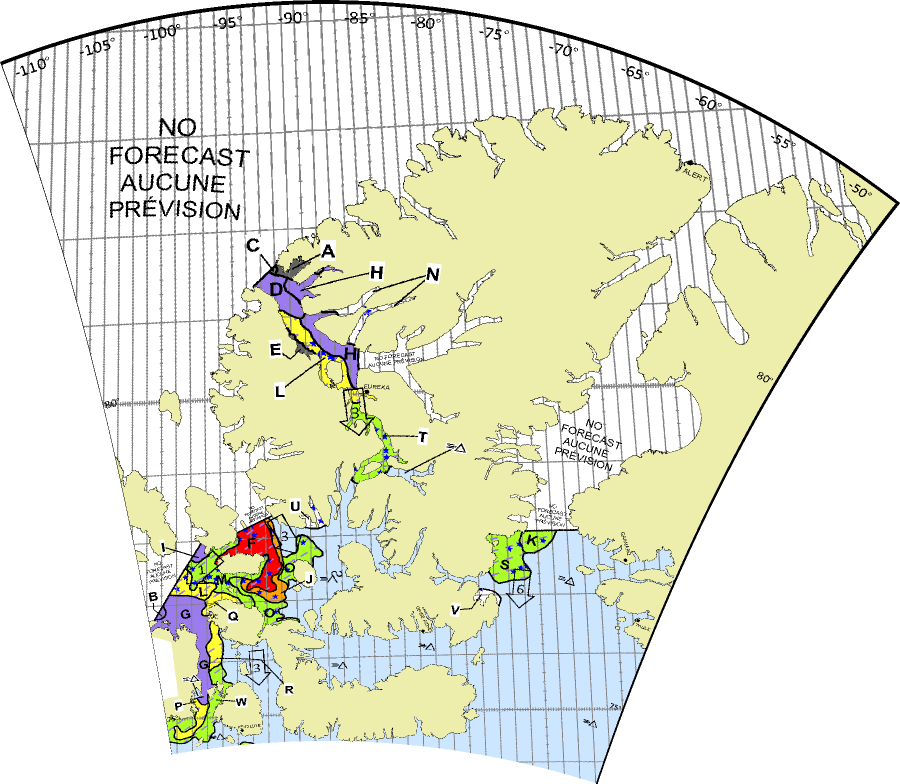
#> input picture AMUNDSEN/dashboard/ice_assets/eureka-daily-raster-2026-09-14.png, 1800 x 1567 px (shown at 1/2 size)
$ python -i ice-texture.py   (imports and definitions only)
#> lines starting #> are read from the running program, lines starting #| are printed output that depends on the picture
#> further down, picture is the input picture: PIL image 1800x1567 RGBA; mean R, G, B, A 147.9, 149.4, 131, 171.6
"""Offline native-resolution sea-ROI tiles and exploratory texture embedding."""
import argparse
import base64
import io
import json
from pathlib import Path

import numpy as np
from PIL import Image, ImageOps
from scipy.ndimage import gaussian_filter, sobel
from sklearn.cluster import KMeans
from sklearn.manifold import TSNE
from sklearn.preprocessing import StandardScaler


def texture(image):
    """Contrast-normalized spatial features; no RGB or mean brightness."""
    a = np.asarray(image.convert('L'), dtype=float) / 255
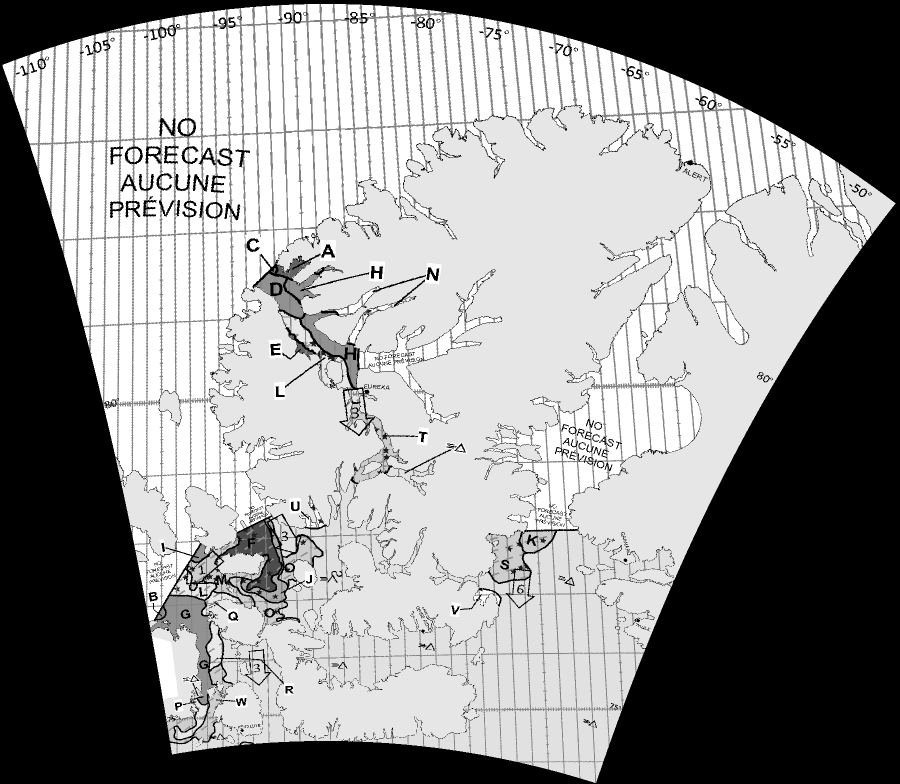
#> a: shape (1567, 1800) float64 (shown at 1/2 size); min 0, max 1, mean 0.575
    a = (a-a.mean()) / max(a.std(), .02)
    features = []
    for scale in (0, 1, 2, 4, 8):
        b = gaussian_filter(a, scale) if scale else a
        gx, gy = sobel(b, axis=1)/8, sobel(b, axis=0)/8
        mag = np.hypot(gx, gy)
        features.extend(np.quantile(mag, [.25,.5,.75,.9,.99]))
        features.append(b.std())
        hist, _ = np.histogram(np.arctan2(gy,gx), bins=8, range=(-np.pi,np.pi), weights=mag)
        features.extend(hist / max(hist.sum(), 1e-8))
#> this loop made 5 passes
#> pass 1, in texture, `mag = np.hypot(gx, gy)`:
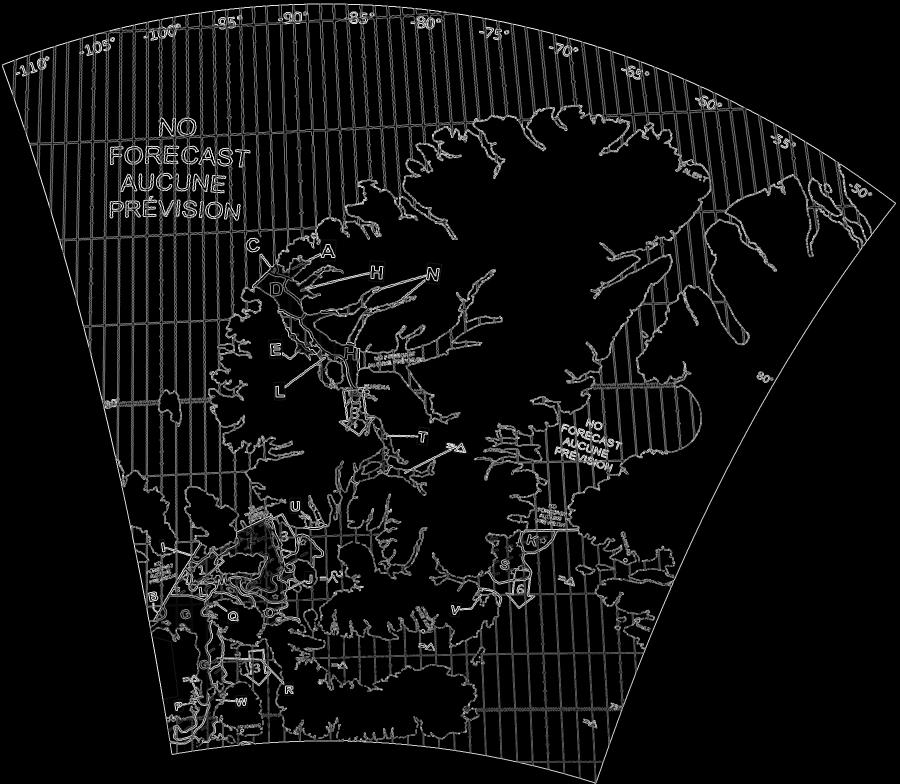
#> mag: shape (1567, 1800) float64 (shown at 1/2 size); min 0, max 1.26, mean 0.0755; drawn with min black and max white
#> after the loop:
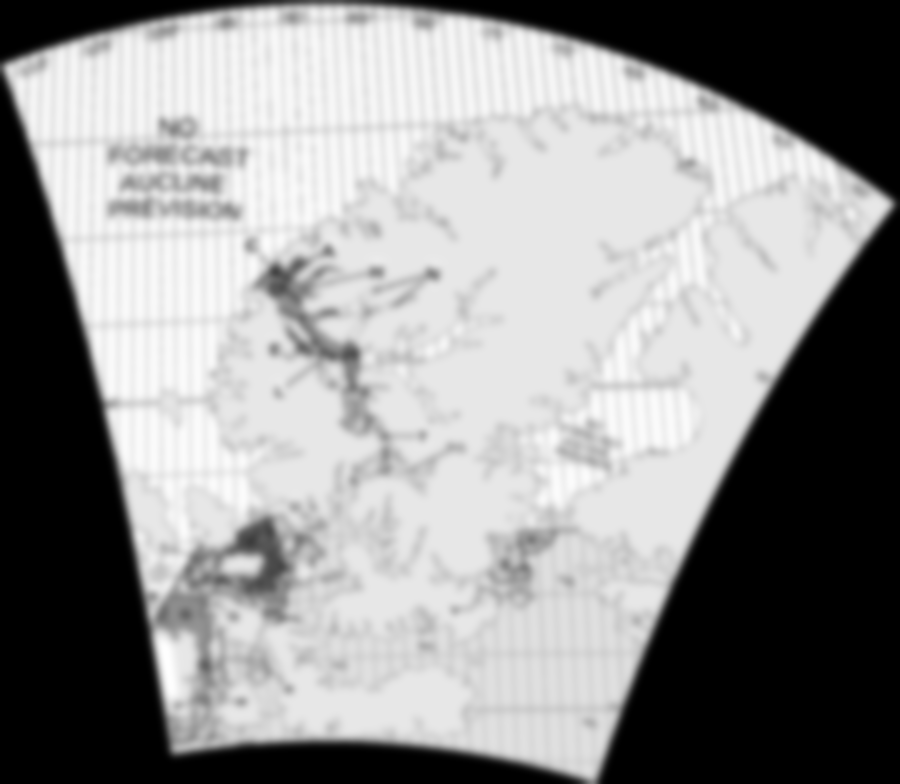
#> b: shape (1567, 1800) float64 (shown at 1/2 size); min -1.29, max 0.936, mean -2.07e-16; drawn with min black and max white
#> after the loop:
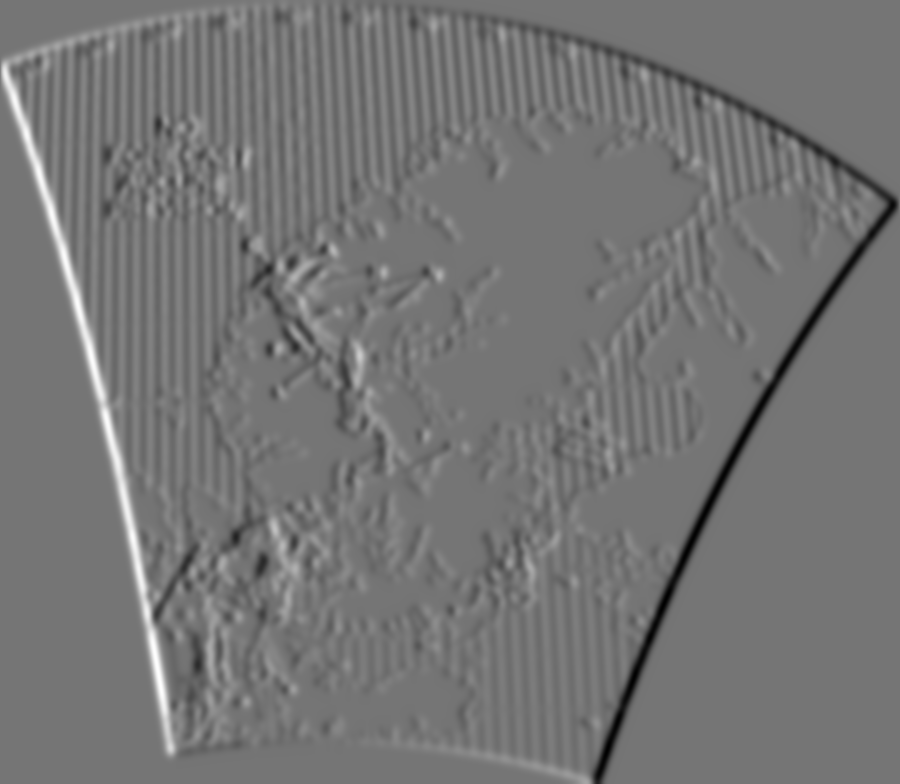
#> gx: shape (1567, 1800) float64 (shown at 1/2 size); min -0.0934, max 0.11, mean -6.01e-06; drawn with min black and max white
#> after the loop:
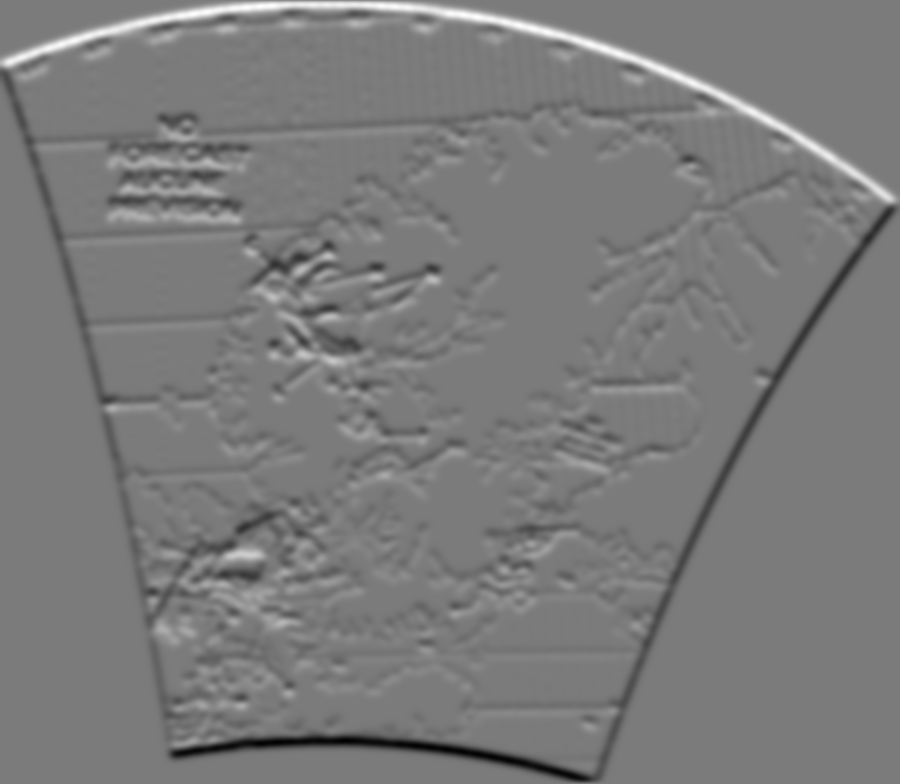
#> gy: shape (1567, 1800) float64 (shown at 1/2 size); min -0.0983, max 0.105, mean -3.83e-05; drawn with min black and max white
#> after the loop:
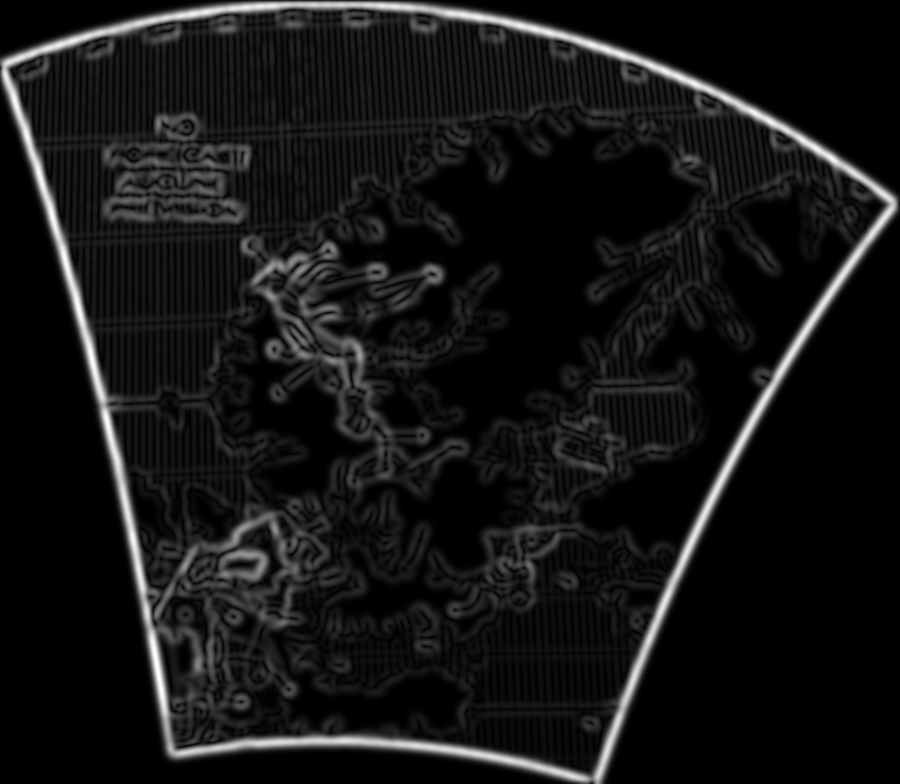
#> mag: shape (1567, 1800) float64 (shown at 1/2 size); min 0, max 0.112, mean 0.00913; drawn with min black and max white
#> after the loop, features = 70 values, max 1.08 at index 4, min 0 at index 0, mean 0.184
    for lag in (1,2,4,8,16):
        features.extend([np.mean((a[:,lag:]-a[:,:-lag])**2),
                         np.mean((a[lag:]-a[:-lag])**2)])
#> after the loop, features = 80 values, max 1.08 at index 4, min 0 at index 0, mean 0.188
    return features


# [4 lines left out: function jpeg, not called in this run]


def brightness(image):
    a = np.asarray(image.convert('L'), dtype=float)/255
    return [float(a.mean()),float(a.std()),*np.quantile(a,[.05,.25,.5,.75,.95]).tolist()]


# [116 lines left out: functions main, add_originals, write_report, not called in this run]


TEMPLATE = '''<!doctype html><meta charset="utf-8"><meta name="viewport" content="width=device-width">
<title>Ice texture explorer</title><style>
body{font:16px system-ui;margin:20px;background:#17212b;color:#eee}button,select,input{font:inherit;margin:5px;padding:6px}
canvas{width:100%;max-width:900px;background:#fff;touch-action:manipulation}img{max-width:100%}.tiles{display:flex;flex-wrap:wrap;gap:8px}
.tile{width:110px;font-size:12px;cursor:pointer}.tile img{width:100px}.tile.selected{outline:3px solid #ffcc33;outline-offset:2px}#detail{padding:12px;background:#293846}article{display:inline-block;width:320px;margin:8px}a{color:#9de}
</style><h1>Ice texture explorer</h1>
<p>Native-pixel tiles from sea crops. Partial edge tiles omitted. All five reference scenes included.
Leg sampling adds two time-spaced scenes per day and caps tiles per scene. The reused crop needs review for ship, sky, land and poor visibility; no automatic quality exclusions.</p>
<p>t-SNE is a similarity visualization, not a concentration estimate. Groups use k-means on standardized texture features, <b>not on t-SNE coordinates</b>.
Texture uses contrast-normalized gradients, scale statistics and spatial differences. Optional brightness uses mean, spread and quantiles.
Both can reflect glare, exposure, perspective and camera artifacts. <span id="settings"></span>
Spacing, island size and group numbers have no physical meaning. Seed 42; groups are exploratory.</p>
<label>Colour by <select id="colour"><option value="brightness">Brightness</option><option value="cluster">Texture group</option><option value="scene">Source scene</option></select></label>
<label>Show <select id="filter"><option value="all">All groups</option></select></label>
<label>Previous label <select id="prior"><option value="all">All previous groups</option></select></label>
<canvas id="plot" width="900" height="600"></canvas><div id="hover" style="display:none;position:fixed;pointer-events:none;background:#17212b;color:white;padding:8px;border:1px solid #aaa;z-index:10;width:170px"></div><div id="detail">Hover for a tile preview; click a point or tile for the full source image.</div>
<p><label>Group name <input id="name" placeholder="Select a group first"></label><button id="save">Assign name</button><button id="export">Download labels</button>
Names and individual labels stay in this page until exported; reload clears unsaved edits.</p><p>Browse tiles with ←/→ (previous/next), ↑/↓ (one library row), Home/End (first/last). X toggles ice on the selected tile. Keys follow the active filters and do not interrupt typing. <span id="position" aria-live="polite"></span><button id="markice">Toggle selected ice (X)</button><button id="clearlabel">Clear selected tile label</button></p><div id="tiles" class="tiles"></div><h2>Source crops</h2><div id="scenes"></div>
<script>const data=DATA_HERE, names={...(data.group_names||{})}, palette=['#e6194b','#3cb44b','#4363d8','#f58231','#911eb4','#008b8b','#b27800','#666666','#d050a0','#668000'];
const by=id=>document.getElementById(id), c=by('plot'),ctx=c.getContext('2d');
let selectedId=null;
by('settings').textContent='Brightness block weight: '+(data.brightness_weight||0)+'. Previous labels are retained per tile, not assigned to new groups.';
for(const [group,label] of Object.entries(data.previous_group_names||{})){let o=document.createElement('option');o.value=group;o.textContent=group+': '+label;by('prior').append(o)}
for(let i=0;i<data.clusters;i++){let o=document.createElement('option');o.value=i;o.textContent='Group '+i+(names[i]?' · '+names[i]:'');by('filter').append(o)}
const xs=data.tiles.map(t=>t.x),ys=data.tiles.map(t=>t.y), xmin=Math.min(...xs),xmax=Math.max(...xs),ymin=Math.min(...ys),ymax=Math.max(...ys);
for(const t of data.tiles){t.px=20+860*(t.x-xmin)/(xmax-xmin||1);t.py=20+560*(t.y-ymin)/(ymax-ymin||1)}
function shown(){return data.tiles.filter(t=>(by('filter').value==='all'||t.cluster===+by('filter').value)&&(by('prior').value==='all'||t.previous_group===+by('prior').value))}
function inspect(t){selectedId=t.id;const visible=shown();by('position').textContent=`Tile ${visible.findIndex(v=>v.id===t.id)+1} of ${visible.length} · #${t.id} · individual label: ${t.reviewed_label||'unlabelled'}`;
for(const el of by('tiles').children)el.classList.toggle('selected',+el.dataset.id===t.id);
by('hover').style.display='none';by('detail').replaceChildren();let im=new Image();im.src=t.image;im.width=200;by('detail').append(im,document.createElement('br'),
document.createTextNode(`Tile ${t.id} · scene ${t.scene} · group ${t.cluster} · ${names[t.cluster]||'unnamed'} · previous: ${t.previous_label||'unlabelled'} · brightness ${(t.brightness_mean*255).toFixed(0)}/255 · source box ${t.box.join(', ')} · ${t.file}`));
const s=data.scenes.find(s=>s.scene===t.scene);if(s&&s.original_image){
const ns='http://www.w3.org/2000/svg',svg=document.createElementNS(ns,'svg'),[w,h]=s.original_size;
svg.setAttribute('viewBox',`0 0 ${w} ${h}`);svg.style.width='100%';svg.style.maxWidth='1000px';svg.style.display='block';
const full=document.createElementNS(ns,'image');full.setAttribute('href',s.original_image);full.setAttribute('width',w);full.setAttribute('height',h);svg.append(full);
function box(b,color,dashed){let rect=document.createElementNS(ns,'rect');for(const [k,v] of Object.entries({x:b[0],y:b[1],width:b[2]-b[0],height:b[3]-b[1],fill:'none',stroke:color,'stroke-width':w/300})){rect.setAttribute(k,v)}if(dashed)rect.setAttribute('stroke-dasharray',w/100);svg.append(rect)}
box(s.roi.map((v,i)=>v*(i%2?h:w)),'#00ffff',true);box(t.box,'#ff3030',false);
by('detail').append(document.createElement('br'),document.createTextNode('Full source frame (scaled preview): red = selected tile; dashed cyan = sea crop.'),svg)}}
function draw(){ctx.clearRect(0,0,900,600);by('tiles').replaceChildren();for(const t of shown()){
const category=by('colour').value==='scene'?t.scene-1:t.cluster;
const luminance=Math.round((t.brightness_mean??.5)*255);
ctx.fillStyle=by('colour').value==='brightness'?`rgb(${luminance},${luminance},${luminance})`:category<palette.length?palette[category]:`hsl(${category*137.508%360} 65% 40%)`;ctx.beginPath();ctx.arc(t.px,t.py,5,0,7);ctx.fill();if(by('colour').value==='brightness'){ctx.strokeStyle='#888';ctx.lineWidth=.6;ctx.stroke()}
let d=document.createElement('div');d.className='tile';d.dataset.id=t.id;d.classList.toggle('selected',t.id===selectedId);let im=new Image();im.src=t.image;im.loading='lazy';d.append(im,document.createTextNode(`S${t.scene} · G${t.cluster} · #${t.id}`));d.onclick=()=>inspect(t);by('tiles').append(d)}}
function nearest(e){let r=c.getBoundingClientRect(),x=(e.clientX-r.left)*900/r.width,y=(e.clientY-r.top)*600/r.height;
let t=shown().reduce((a,b)=>!a||Math.hypot(b.px-x,b.py-y)<Math.hypot(a.px-x,a.py-y)?b:a,null);return t&&Math.hypot(t.px-x,t.py-y)<15?t:null}
c.onclick=e=>{let t=nearest(e);if(t)inspect(t)};
c.onpointermove=e=>{const t=nearest(e),tip=by('hover');if(!t){tip.style.display='none';return}tip.replaceChildren();let im=new Image();im.src=t.image;im.width=160;tip.append(im,document.createElement('br'),document.createTextNode(`Tile ${t.id} · S${t.scene} · G${t.cluster} · brightness ${Math.round((t.brightness_mean??.5)*255)}/255`));tip.style.display='block';tip.style.left=Math.max(0,Math.min(e.clientX+16,innerWidth-195))+'px';tip.style.top=Math.max(0,Math.min(e.clientY+16,innerHeight-240))+'px'};
c.onpointerleave=()=>by('hover').style.display='none';
function filterChanged(){draw();const visible=shown(),t=visible.find(t=>t.id===selectedId)||visible[0];if(t)inspect(t);else{selectedId=null;by('position').textContent='No tiles match';by('detail').textContent='No tiles match these filters.'}}
function markTile(label){const t=shown().find(t=>t.id===selectedId);if(!t)return;t.reviewed_label=label;inspect(t)}
function toggleIce(){const t=shown().find(t=>t.id===selectedId);if(t)markTile(t.reviewed_label==='ice'?'':'ice')}
by('markice').onclick=toggleIce;by('clearlabel').onclick=()=>markTile('');
by('filter').onchange=()=>{by('name').value=names[by('filter').value]||'';filterChanged()};by('colour').onchange=draw;
by('prior').onchange=filterChanged;
document.addEventListener('keydown',e=>{
if(e.defaultPrevented||e.altKey||e.ctrlKey||e.metaKey||e.shiftKey||e.target.closest?.('input,textarea,select,button,[contenteditable="true"]'))return;
if(e.key.toLowerCase()==='x'){e.preventDefault();toggleIce();return}
if(!['ArrowLeft','ArrowRight','ArrowUp','ArrowDown','Home','End'].includes(e.key))return;
const visible=shown();if(!visible.length)return;e.preventDefault();
let i=visible.findIndex(t=>t.id===selectedId),cards=[...by('tiles').children];
const columns=Math.max(1,cards.filter(el=>el.offsetTop===cards[0].offsetTop).length);
if(e.key==='Home')i=0;else if(e.key==='End')i=visible.length-1;
else if(i<0)i=0;else i+=({ArrowLeft:-1,ArrowRight:1,ArrowUp:-columns,ArrowDown:columns})[e.key];
inspect(visible[Math.max(0,Math.min(visible.length-1,i))]);
});
by('save').onclick=()=>{if(by('filter').value==='all'){alert('Select a group first');return}names[by('filter').value]=by('name').value;};
by('export').onclick=()=>{let blob=new Blob([JSON.stringify({group_names:names,seed:data.seed,tile_size:data.tile_size,
tiles:data.tiles.map(({image,px,py,...t})=>t)},null,2)],{type:'application/json'});let a=document.createElement('a');a.href=URL.createObjectURL(blob);a.download='ice-texture-labels.json';a.click();setTimeout(()=>URL.revokeObjectURL(a.href),1000)};
for(const s of data.scenes){let a=document.createElement('article'),im=new Image();im.src=s.image;a.append(document.createTextNode('Scene '+s.scene),im);by('scenes').append(a)}draw();</script>'''

# [2 lines not run here, left out]

>>> from PIL import Image
>>> picture = Image.open('../dashboard/ice_assets/eureka-daily-raster-2026-09-14.png')
>>> result = texture(picture)
#> result has the same summary as features in texture
